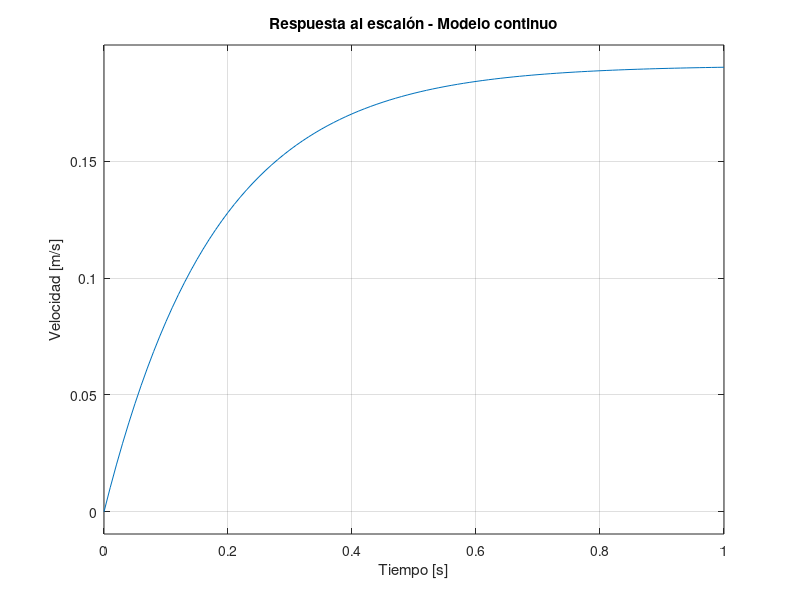

Write MATLAB code to recreate this figure.
% Modelo continuo del motor
clc; clear; close all;

K = 0.191;      % Ganancia estática [(m/s)/V]
tau = 0.18;     % Constante de tiempo [s]
G = tf(K, [tau 1]);

% Respuesta al escalón
figure;
step(G, 1);
title('Respuesta al escalón - Modelo continuo');
xlabel('Tiempo [s]');
ylabel('Velocidad [m/s]');
grid on;